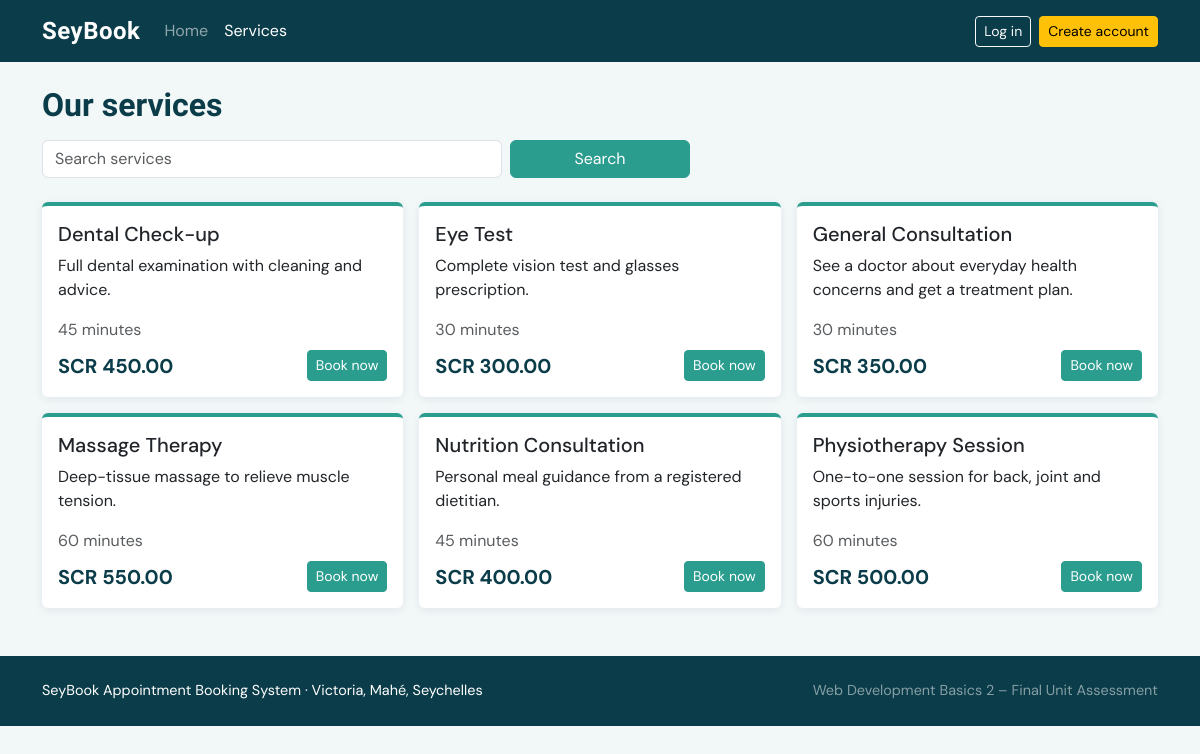
/services.php, run on the app's committed database.
### tables this page shows
CREATE TABLE services (
  id INT AUTO_INCREMENT PRIMARY KEY,
  name VARCHAR(100) NOT NULL,
  description VARCHAR(255) NOT NULL,
  price DECIMAL(8,2) NOT NULL,
  duration_min INT NOT NULL
);

### includes/auth.php (called while the page is built, shortened)
<?php
function e($value) {
    return htmlspecialchars((string)$value, ENT_QUOTES, 'UTF-8');
}
function is_logged_in() {
    return isset($_SESSION['user_id']);
}

### services.php (the view, shortened to what this page needs)
<?php
require_once 'config/db.php';
require_once 'includes/auth.php';
$q = trim($_GET['q'] ?? '');
$like = '%' . $q . '%';
$stmt = $conn->prepare('SELECT * FROM services WHERE name LIKE ? OR description LIKE ? ORDER BY name');
$stmt->bind_param('ss', $like, $like);
$stmt->execute();
$services = $stmt->get_result();
include 'includes/header.php';
?>
<div class="container mt-4">
  <h2 class="page-title mb-3">Our services</h2>
  <form class="row g-2 mb-4" method="get" action="services.php">
    <div class="col-8 col-md-5"><input class="form-control" type="search" name="q" placeholder="Search services" value="<?= e($q) ?>" aria-label="Search services"></div>
    <div class="col-4 col-md-2"><button class="btn btn-sb w-100" type="submit">Search</button></div>
  </form>
  <div class="row g-3">
    <?php while ($s = $services->fetch_assoc()): ?>
      <div class="col-md-6 col-lg-4">
        <div class="card sb-card h-100"><div class="card-body d-flex flex-column">
          <h5 class="card-title"><?= e($s['name']) ?></h5>
          <p class="card-text"><?= e($s['description']) ?></p>
          <p class="text-muted mb-2"><?= (int)$s['duration_min'] ?> minutes</p>
          <div class="mt-auto d-flex justify-content-between align-items-center">
            <span class="price">SCR <?= number_format($s['price'], 2) ?></span>
            <a href="book.php?service=<?= (int)$s['id'] ?>" class="btn btn-sb btn-sm" onmouseover="hoverOn(this)" onmouseout="hoverOff(this)">Book now</a>
          </div>
        </div></div>
      </div>
    <?php endwhile; ?>
  </div>
</div>
<?php include 'includes/footer.php'; ?>

### includes/header.php (shortened to what this page needs)
<?php
require_once __DIR__ . '/auth.php';
$current = basename($_SERVER['PHP_SELF']);
function nav_active($file) {
    global $current;
    return $current === $file ? ' active' : '';
}
?>
<!DOCTYPE html>
<html lang="en">
<head>
  <link href="https://cdn.jsdelivr.net/npm/bootstrap@5.3.3/dist/css/bootstrap.min.css" rel="stylesheet">
  <link href="assets/css/style.css" rel="stylesheet">
</head>
<body>
<nav class="navbar navbar-expand-lg navbar-dark sb-nav sticky-top">
  <div class="container">
    <a class="navbar-brand sb-brand" href="index.php">SeyBook</a>
    <div class="collapse navbar-collapse" id="mainNav">
      <ul class="navbar-nav me-auto">
        <li class="nav-item"><a class="nav-link<?= nav_active('index.php') ?>" href="index.php">Home</a></li>
        <li class="nav-item"><a class="nav-link<?= nav_active('services.php') ?>" href="services.php">Services</a></li>
      </ul>
      <div class="d-flex align-items-center gap-2">
        <?php if (is_logged_in()): ?>
          <span class="navbar-text text-white-50 me-2"><?= e($_SESSION['username']) ?> (<?= e($_SESSION['role']) ?>)</span>
          <a class="btn btn-outline-light btn-sm" href="logout.php">Log out</a>
        <?php else: ?>
          <a class="btn btn-outline-light btn-sm" href="login.php">Log in</a>
          <a class="btn btn-warning btn-sm" href="register.php">Create account</a>
        <?php endif; ?>
      </div>
    </div>
  </div>
</nav>
<main>

### includes/footer.php (shortened to what this page needs)
</main>
<footer class="sb-footer mt-5 py-4">
  <div class="container d-flex flex-column flex-md-row justify-content-between gap-2">
    <span>SeyBook Appointment Booking System &middot; Victoria, Mahé, Seychelles</span>
    <span class="text-white-50">Web Development Basics 2 &ndash; Final Unit Assessment</span>
  </div>
</footer>
</body>
</html>

### assets/css/style.css (style rules this page uses)
:root { --lagoon: #0B3C49; --aqua: #2A9D8F; --granite: #5B6770; --sun: #F2B134; --mist: #F2F7F8; }
body { font-family: 'DM Sans', system-ui, sans-serif; background: var(--mist); color: #1d2b30; }
h1, h2, h3, h4, .sb-brand { font-family: 'Bricolage Grotesque', 'DM Sans', sans-serif; font-weight: 700; }
.sb-nav { background: var(--lagoon); }
.sb-brand { font-size: 1.5rem; letter-spacing: .5px; }
.sb-footer { background: var(--lagoon); color: #fff; font-size: .9rem; }
.sb-card { border: 0; border-top: 4px solid var(--aqua); box-shadow: 0 2px 10px rgba(11, 60, 73, .08); }
.sb-card .price { color: var(--lagoon); font-weight: 700; font-size: 1.25rem; }
.btn-sb { background: var(--aqua); border-color: var(--aqua); color: #fff; }
.page-title { color: var(--lagoon); }

### data on the page
services: name "Dental Check-up", description "Full dental examination with cleaning and advice.", duration_min "45", price "450.00"
services: name "Eye Test", description "Complete vision test and glasses prescription.", duration_min "30", price "300.00"
services: name "General Consultation", description "See a doctor about everyday health concerns and get a treatment plan.", duration_min "30", price "350.00"
services: name "Massage Therapy", description "Deep-tissue massage to relieve muscle tension.", duration_min "60", price "550.00"
services: name "Nutrition Consultation", description "Personal meal guidance from a registered dietitian.", duration_min "45", price "400.00"
services: name "Physiotherapy Session", description "One-to-one session for back, joint and sports injuries.", duration_min "60", price "500.00"
